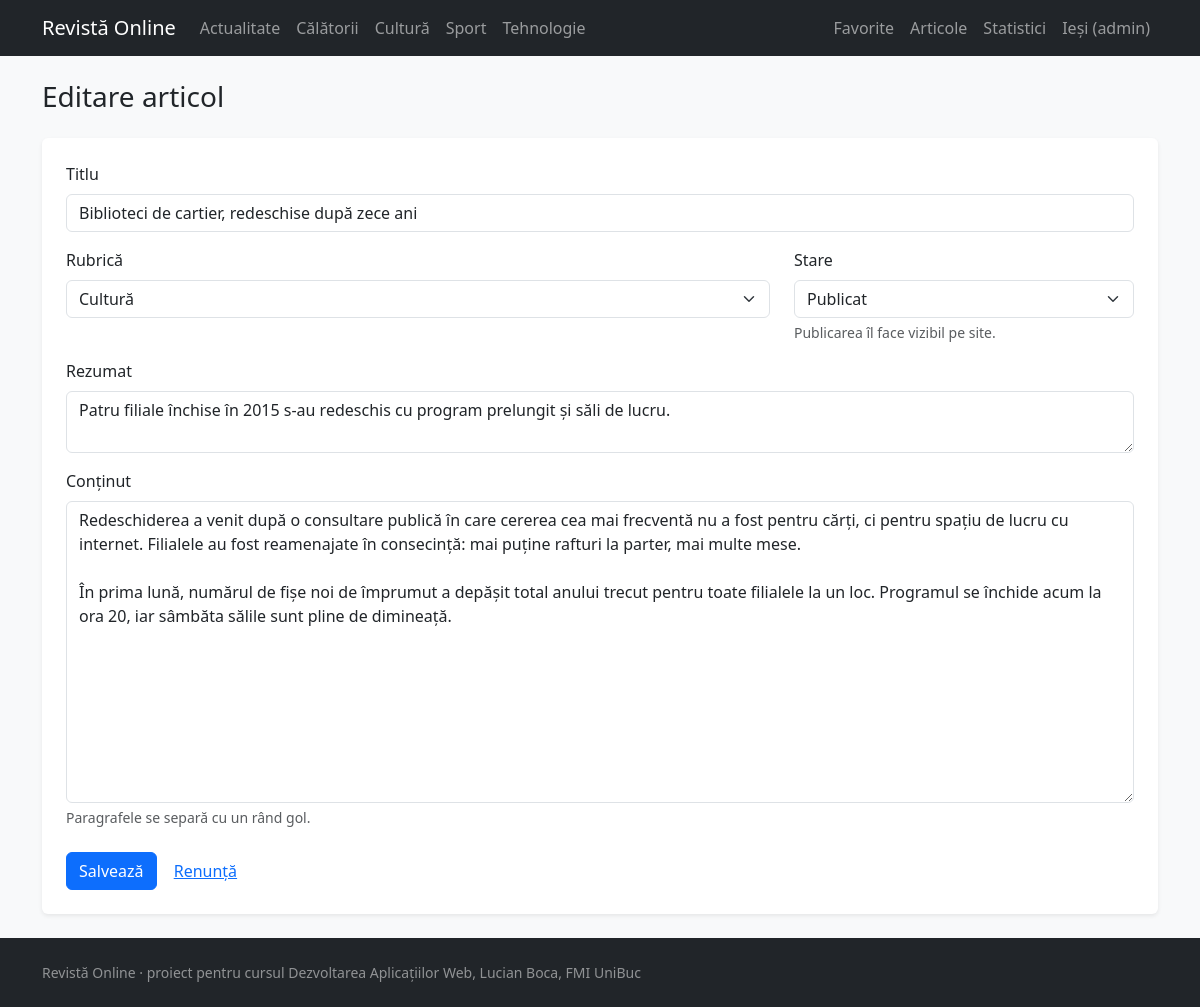
The app's page /admin/articole/7 (signed in) with its own data.
### tables this page shows
CREATE TABLE rubrici (
    id   INT AUTO_INCREMENT PRIMARY KEY,
    slug VARCHAR(50) NOT NULL,
    nume VARCHAR(50) NOT NULL,
    UNIQUE KEY uq_rubrici_slug (slug)
);

CREATE TABLE utilizatori (
    id              INT AUTO_INCREMENT PRIMARY KEY,
    nume_utilizator VARCHAR(50)  NOT NULL,
    email           VARCHAR(100) NOT NULL,
    parola          VARCHAR(255) NOT NULL,
    rol             ENUM('admin','autor','cititor') NOT NULL DEFAULT 'cititor',
    creat_la        DATETIME NOT NULL DEFAULT CURRENT_TIMESTAMP,
    UNIQUE KEY uq_utilizatori_email (email),
    UNIQUE KEY uq_utilizatori_nume (nume_utilizator)
);

CREATE TABLE articole (
    id            INT AUTO_INCREMENT PRIMARY KEY,
    id_utilizator INT NOT NULL,
    id_rubrica    INT NOT NULL,
    slug          VARCHAR(255) NOT NULL,
    titlu         VARCHAR(255) NOT NULL,
    rezumat       VARCHAR(500) DEFAULT NULL,
    continut      TEXT NOT NULL,
    imagine       VARCHAR(255) DEFAULT NULL,
    url_video     VARCHAR(255) DEFAULT NULL,
    stare         ENUM('ciorna','publicat') NOT NULL DEFAULT 'ciorna',
    creat_la      DATETIME NOT NULL DEFAULT CURRENT_TIMESTAMP,
    modificat_la  DATETIME NOT NULL DEFAULT CURRENT_TIMESTAMP ON UPDATE CURRENT_TIMESTAMP,
    publicat_la   DATETIME DEFAULT NULL,
    UNIQUE KEY uq_articole_slug (slug),
    KEY idx_articole_utilizator (id_utilizator),
    KEY idx_articole_rubrica (id_rubrica),
     
    KEY idx_articole_listare (stare, publicat_la),
    CONSTRAINT fk_articole_utilizator
        FOREIGN KEY (id_utilizator) REFERENCES utilizatori(id) ON DELETE CASCADE,
     
    CONSTRAINT fk_articole_rubrica
        FOREIGN KEY (id_rubrica) REFERENCES rubrici(id) ON DELETE RESTRICT
);

### src/helpers.php (called while the page is built, shortened)
<?php
function e(?string $text): string
{
    return htmlspecialchars($text ?? '', ENT_QUOTES, 'UTF-8');
}
function render(string $page, array $data = []): void
{
    extract($data, EXTR_SKIP);
    require __DIR__ . '/../views/pages/' . $page . '.php';
    require __DIR__ . '/../views/layout.php';
}

### src/admin.php (called while the page is built, shortened)
<?php
function adminForm(?int $id, ?array $values = null, array $errors = []): void
{
    $article = null;
    if ($id !== null) {
        $article = find('articole', $id) ?? notFound();
    }
    render('admin/articol', [
        'title'      => $id === null ? 'Articol nou' : 'Editare articol',
        'canPublish' => isAdmin(),
        'id'         => $id,
        'values'     => $values ?? $article ?? ['titlu' => '', 'rezumat' => '', 'continut' => '', 'id_rubrica' => 0, 'stare' => 'ciorna'],
        'errors'     => $errors,
        'sections'   => allSections(),
    ]);
}

### src/db.php (called while the page is built, shortened)
<?php
function db(): PDO
{
    static $pdo = null;
    if ($pdo === null) {
        $dsn = sprintf(
            'mysql:host=%s;port=%s;dbname=%s;charset=utf8mb4',
            getenv('DB_HOST'),
            getenv('DB_PORT'),
            getenv('DB_NAME')
        );
        $pdo = new PDO($dsn, getenv('DB_USER'), getenv('DB_PASS'), [
            PDO::ATTR_ERRMODE            => PDO::ERRMODE_EXCEPTION,
            PDO::ATTR_DEFAULT_FETCH_MODE => PDO::FETCH_ASSOC,
            PDO::ATTR_EMULATE_PREPARES   => false,
        ]);
    }
    return $pdo;
}
function query(string $sql, array $params = []): PDOStatement
{
    $stmt = db()->prepare($sql);
    $stmt->execute($params);
    return $stmt;
}
function fetchAll(string $sql, array $params = []): array
{
    return query($sql, $params)->fetchAll();
}
function fetchOne(string $sql, array $params = []): ?array
{
    return query($sql, $params)->fetch() ?: null;
}
function checkTable(string $table): string
{
    return $table;
}
function find(string $table, int $id): ?array
{
    return fetchOne(sprintf('SELECT * FROM %s WHERE id = ?', checkTable($table)), [$id]);
}
function findAll(string $table, string $orderBy = 'id'): array
{
    return fetchAll(sprintf('SELECT * FROM %s ORDER BY %s', checkTable($table), $orderBy));
}

### src/articles.php (called while the page is built, shortened)
<?php
function allSections(): array
{
    return findAll('rubrici', 'nume');
}

### src/auth.php (called while the page is built, shortened)
<?php
function currentUser(): ?array
{
    static $user = null;
    if ($user === null && isset($_SESSION['id_utilizator'])) {
        $user = find('utilizatori', (int) $_SESSION['id_utilizator']);
    }
    return $user;
}
function requireRole(string ...$roles): void
{
    $user = currentUser();
}
function requireOwnerOrAdmin(array $article): void
{
    $user = currentUser();
}

### views/pages/admin/articol.php (the view, shortened to what this page needs)
<h1 class="h3 mb-4"><?= e($title) ?></h1>
<form class="bg-body p-4 rounded shadow-sm" method="post"
      action="/admin/articole/<?= $id === null ? 'nou' : (int) $id ?>">
    <div class="mb-3">
        <label class="form-label" for="titlu">Titlu</label>
        <input class="form-control" id="titlu" name="titlu" maxlength="255"
               value="<?= e($values['titlu']) ?>">
    </div>
    <div class="row">
        <div class="col-md-8 mb-3">
            <label class="form-label" for="id_rubrica">Rubrică</label>
            <select class="form-select" id="id_rubrica" name="id_rubrica">
                <?php foreach ($sections as $section): ?>
                    <?php $ales = (int) $values['id_rubrica'] === (int) $section['id']; ?>
                    <option value="<?= (int) $section['id'] ?>" <?= $ales ? 'selected' : '' ?>><?= e($section['nume']) ?></option>
                <?php endforeach; ?>
            </select>
        </div>
        <div class="col-md-4 mb-3">
            <label class="form-label" for="stare">Stare</label>
            <?php if ($canPublish): ?>
                <select class="form-select" id="stare" name="stare">
                    <option value="publicat" <?= $values['stare'] === 'publicat' ? 'selected' : '' ?>>Publicat</option>
                </select>
                <div class="form-text">Publicarea îl face vizibil pe site.</div>
            <?php else: ?>
                <input class="form-control" id="stare" value="<?= $values['stare'] === 'publicat' ? 'Publicat' : 'Ciornă' ?>" disabled>
                <div class="form-text">Publicarea o face administratorul.</div>
            <?php endif; ?>
        </div>
    </div>
    <div class="mb-3">
        <label class="form-label" for="rezumat">Rezumat</label>
        <textarea class="form-control" id="rezumat" name="rezumat" rows="2"
                  maxlength="500"><?= e($values['rezumat']) ?></textarea>
    </div>
    <div class="mb-4">
        <label class="form-label" for="continut">Conținut</label>
        <textarea class="form-control" id="continut" name="continut" rows="12"><?= e($values['continut']) ?></textarea>
        <div class="form-text">Paragrafele se separă cu un rând gol.</div>
    </div>
    <button class="btn btn-primary" type="submit">Salvează</button>
    <a class="btn btn-link" href="/admin/articole">Renunță</a>
</form>

### views/partials/nav.php (shortened to what this page needs)
<nav class="navbar navbar-expand-lg navbar-dark bg-dark">
    <div class="container">
        <a class="navbar-brand" href="/">Revistă Online</a>
        <div class="collapse navbar-collapse" id="meniu">
            <ul class="navbar-nav">
                <?php foreach (allSections() as $section): ?>
                    <li class="nav-item">
                        <a class="nav-link" href="/rubrica/<?= e($section['slug']) ?>">
                            <?= e($section['nume']) ?>
                        </a>
                    </li>
                <?php endforeach; ?>
            </ul>
            <?php $user = currentUser(); ?>
            <ul class="navbar-nav ms-auto">
                <?php if ($user === null): ?>
                    <li class="nav-item"><a class="nav-link" href="/inregistrare">Cont nou</a></li>
                    <li class="nav-item"><a class="nav-link" href="/autentificare">Autentificare</a></li>
                <?php else: ?>
                    <li class="nav-item"><a class="nav-link" href="/favorite">Favorite</a></li>
                    <?php if ($user['rol'] !== 'cititor'): ?>
                        <li class="nav-item"><a class="nav-link" href="/admin/articole">Articole</a></li>
                    <?php endif; ?>
                    <?php if ($user['rol'] === 'admin'): ?>
                        <li class="nav-item"><a class="nav-link" href="/admin/statistici">Statistici</a></li>
                    <?php endif; ?>
                    <li class="nav-item">
                        <form method="post" action="/deconectare">
                            <button class="btn btn-link nav-link" type="submit">
                                Ieși (<?= e($user['nume_utilizator']) ?>)
                            </button>
                        </form>
                    </li>
                <?php endif; ?>
            </ul>
        </div>
    </div>
</nav>

### records on screen
rubrici: nume "Actualitate"
rubrici: nume "Călătorii"
rubrici: nume "Cultură"
rubrici: nume "Sport"
rubrici: nume "Tehnologie"
utilizatori: nume_utilizator "admin"
articole: titlu "Biblioteci de cartier, redeschise după zece ani", id_rubrica "Cultură", stare "Publicat", rezumat "Patru filiale închise în 2015 s-au redeschis cu program prelungit și săli de lucru.", continut "Redeschiderea a venit după o consultare publică în care cererea cea mai frecventă nu a fost pentru cărți, ci pentru spațiu de lucru cu internet. Filialele au fost reamenajate în consecință: mai puține rafturi la parter, mai multe mese. În prima lună, numărul de fișe noi de împrumut a depășit total anului trecut pentru toate filialele la un loc. Programul se închide acum la ora 20, iar sâmbăta sălile sunt pline de dimineață."

### other values on screen
$title "Editare articol"
